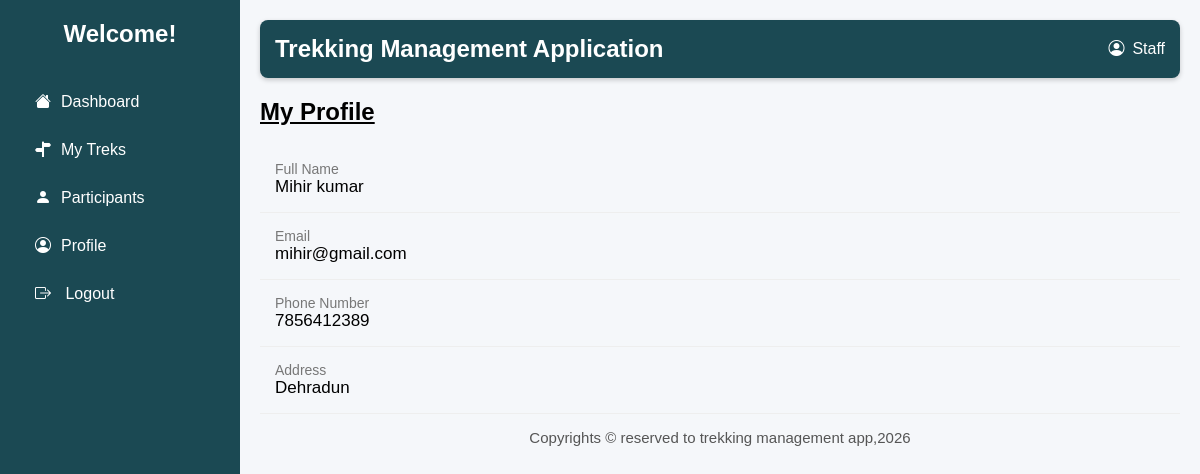
Page /staff_pr (signed in) on the earlier database version.
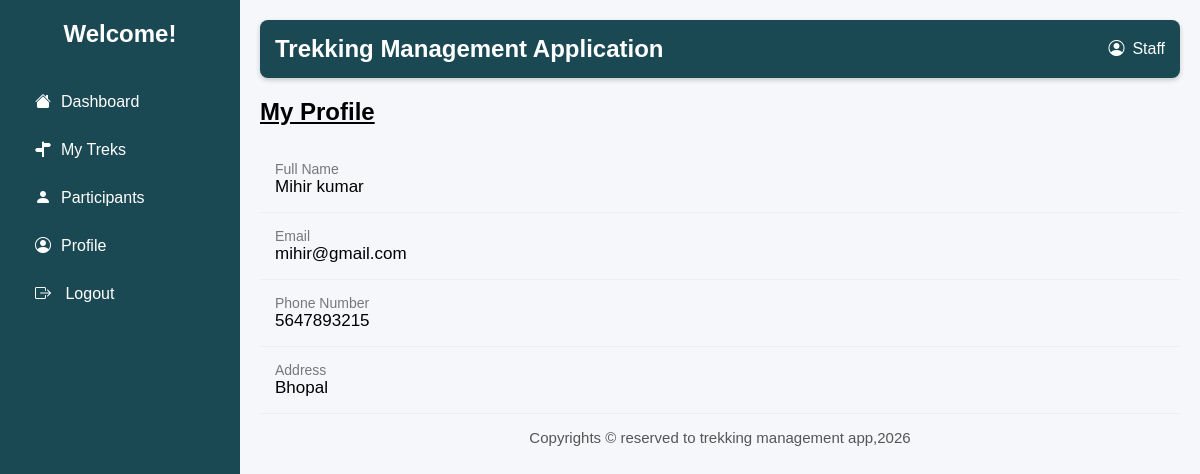
Same page on the later database version.
### models.py (models this page shows)
class TrekStaff(db.Model):
    __tablename__="trek_staff"
    staff_id=db.Column(db.Integer,primary_key=True,autoincrement=True)
    user_id=db.Column(db.Integer,db.ForeignKey('user_credentials.user_id'))
    full_name=db.Column(db.String(100),nullable=False)
    email_id=db.Column(db.String(50),unique=True,nullable=False)
    password=db.Column(db.String(50),nullable=False)
    phone_num=db.Column(db.String(20),nullable=False)
    address=db.Column(db.String(100),nullable=False)
    approval_status=db.Column(db.Integer,nullable=False,default=0) #0-pending,1-approved,2-rejected
    blacklist_status=db.Column(db.Boolean,default=False)

### app.py (the view)
@app.route("/staff_pr")
def staff_profile():
    email=session.get("user_email_id")
    staff=TrekStaff.query.filter_by(email_id=email).first()
    return render_template("staff_profile.html",staff=staff)

### templates/staff_profile.html (shortened to what this page needs)
<!DOCTYPE html>
<html lang="en">
<head>
    <link rel="stylesheet" href="../static/main.css">
    <link rel="stylesheet" href="https://cdn.jsdelivr.net/npm/bootstrap-icons@1.11.3/font/bootstrap-icons.min.css">
</head>
<body>
    <div class="container">
        <div class="sidebar">
            <h2>Welcome!</h2>
            <ul>
                <li><a href="{{url_for('staff_dash')}}"><i class="bi bi-house-fill"></i>Dashboard</a></li>
                <li><a href="{{url_for('staff_modify_trek')}}"><i class="bi bi-signpost-split-fill"></i>My Treks</a>
                </li>
                <li><a href="{{url_for('staff_participants')}}"><i class="bi bi-person-fill"></i>Participants</a></li>
                <li><a href="{{url_for('staff_profile')}}"><i class="bi bi-person-circle"></i>Profile</a></li>
                <li><a href="{{url_for('signin')}}"><i class="bi bi-box-arrow-right"></i> Logout</a></li>
            </ul>
        </div>
        <div class="main">
            <header>
                <h2>Trekking Management Application</h2>
                <div class="admin">
                    <i class="bi bi-person-circle"></i>
                    <span>Staff</span>
                </div>
            </header>
            <h2 class="title"><u>My Profile</u></h2>
            <div class="row">
                            <div class="col-md-6">
                                <div class="info-box">
                                    <div class="info-label">Full Name</div>
                                    <div class="info-value">
                                        {{staff.full_name}}
                                    </div>
                                </div>
                            </div>
                            <div class="col-md-6">
                                <div class="info-box">
                                    <div class="info-label">Email</div>
                                    <div class="info-value">
                                        {{staff.email_id}}
                                    </div>
                                </div>
                            </div>
                            <div class="col-md-6">
                                <div class="info-box">
                                    <div class="info-label">Phone Number</div>
                                    <div class="info-value">
                                        {{staff.phone_num}}
                                    </div>
                                </div>
                            </div>
                            <div class="col-md-6">
                                <div class="info-box">
                                    <div class="info-label">Address</div>
                                    <div class="info-value">
                                        {{staff.address}}
                                    </div>
                                </div>
                            </div>
                        </div>
                <footer>
                    Copyrights &copy; reserved to trekking management app,2026
                </footer>
            </div>
        </div>
</body>
</html>

Differences in the rows shown:
changed TrekStaff "Mihir kumar": phone_num "7856412389" → "5647893215"; address "Dehradun" → "Bhopal"
